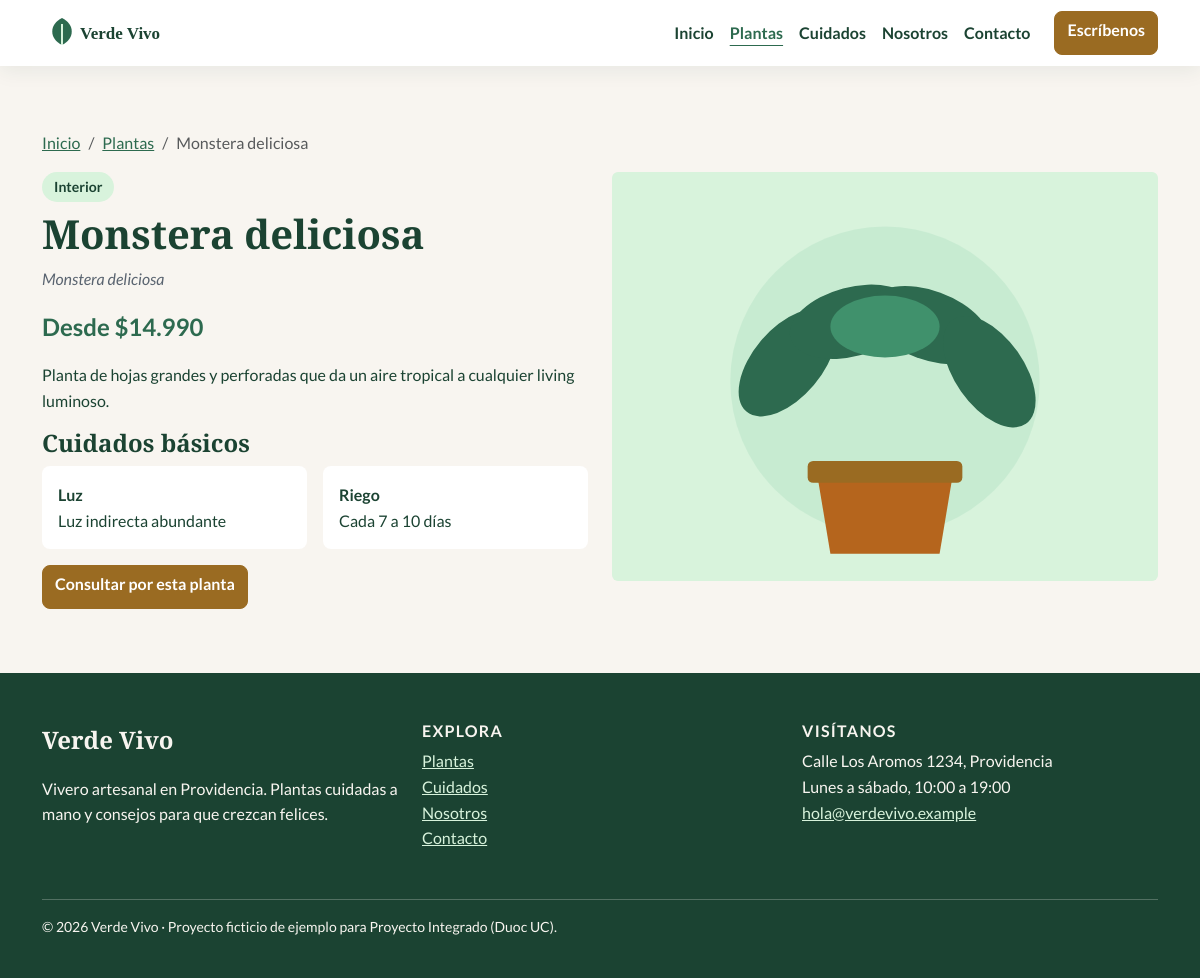
Screenshot of /planta.php?id=1 with the database file from the repository.
### tables this page shows
CREATE TABLE vv_plantas (
  p_id           INT AUTO_INCREMENT PRIMARY KEY,
  p_nombre       VARCHAR(120) NOT NULL,
  p_cientifico   VARCHAR(120) DEFAULT NULL,
  p_descripcion  TEXT NOT NULL,
  p_luz          VARCHAR(120) DEFAULT NULL,
  p_riego        VARCHAR(120) DEFAULT NULL,
  p_precio       INT UNSIGNED NOT NULL,
  p_imagen       VARCHAR(255) DEFAULT NULL,
  p_categoria_id INT DEFAULT NULL,
  p_destacada    TINYINT(1) NOT NULL DEFAULT 0,
  CONSTRAINT fk_planta_categoria FOREIGN KEY (p_categoria_id)
    REFERENCES vv_categorias (c_id) ON DELETE SET NULL
);

CREATE TABLE vv_categorias (
  c_id     INT AUTO_INCREMENT PRIMARY KEY,
  c_nombre VARCHAR(60) NOT NULL,
  c_slug   VARCHAR(60) NOT NULL UNIQUE
);

### class/db.php (called while the page is built, shortened)
<?php
class db {
    protected $connection;
    protected $query;
    public function __construct($dbhost = 'localhost', $dbuser = 'root', $dbpass = '', $dbname = '', $charset = 'utf8mb4') {
        $this->connection = @new mysqli($dbhost, $dbuser, $dbpass, $dbname);
        $this->connection->set_charset($charset);
    }
    public function query($query) {
        if ($this->query = $this->connection->prepare($query)) {
            if (func_num_args() > 1) {
                $x = func_get_args();
                $args = array_slice($x, 1);
                $types = '';
                $args_ref = array();
                foreach ($args as $k => &$arg) {
                    if (is_array($args[$k])) {
                        foreach ($args[$k] as $j => &$a) {
                            $types .= $this->_gettype($args[$k][$j]);
                            $args_ref[] = &$a;
                        }
                    } else {
                        $types .= $this->_gettype($args[$k]);
                        $args_ref[] = &$arg;
                    }
                }
                array_unshift($args_ref, $types);
                call_user_func_array(array($this->query, 'bind_param'), $args_ref);
            }
            $this->query->execute();
        } else {
            $this->error('No se puede preparar la declaración de MySQL (revisa tu sintaxis) - ' . $this->connection->error);
        }
        return $this;
    }
    public function fetchArray() {
        $params = array();
        $row = array();
        $meta = $this->query->result_metadata();
        while ($field = $meta->fetch_field()) {
            $params[] = &$row[$field->name];
        }
        call_user_func_array(array($this->query, 'bind_result'), $params);
        $result = array();
        while ($this->query->fetch()) {
            foreach ($row as $key => $val) {
                $result[$key] = $val;
            }
        }
        return $result;
    }
    private function _gettype($var) {
        if (is_int($var))    return 'i';
        return 'b';
    }
}

### class/helpers.php (called while the page is built)
<?php
function e($texto) {
    return htmlspecialchars((string)$texto, ENT_QUOTES, 'UTF-8');
}
function precio($valor) {
    return '$' . number_format((int)$valor, 0, ',', '.');
}

### planta.php (the view, shortened to what this page needs)
<?php
include_once 'class/db.php';
include_once 'class/helpers.php';
$id = isset($_GET['id']) ? (int)$_GET['id'] : 0;
$db = new db($dbhost, $dbuser, $dbpass, $dbname, 'utf8mb4');
$db->query('SELECT p.p_nombre, p.p_cientifico, p.p_descripcion, p.p_luz, p.p_riego, p.p_precio, p.p_imagen, c.c_nombre
            FROM vv_plantas p
            LEFT JOIN vv_categorias c ON p.p_categoria_id = c.c_id
            WHERE p.p_id = ?', $id);
$planta = $db->fetchArray();
include_once 'header.php';
?>
    <section class="seccion">
      <div class="container">
        <nav aria-label="Ruta de navegación">
          <ol class="breadcrumb">
            <li class="breadcrumb-item"><a href="index.php">Inicio</a></li>
            <li class="breadcrumb-item"><a href="plantas.php">Plantas</a></li>
            <li class="breadcrumb-item active" aria-current="page"><?= e($planta['p_nombre']) ?></li>
          </ol>
        </nav>
        <div class="row g-4 align-items-start">
          <div class="col-12 col-lg-6 order-lg-2">
            <img src="img/plantas/<?= e($planta['p_imagen'] ?: 'sin-imagen.svg') ?>" class="img-fluid rounded"
                 alt="Ilustración de <?= e(mb_strtolower($planta['p_nombre'])) ?> en maceta" width="600" height="450">
          </div>
          <div class="col-12 col-lg-6 order-lg-1">
            <p class="chip"><?= e($planta['c_nombre'] ?? 'Sin categoría') ?></p>
            <h1><?= e($planta['p_nombre']) ?></h1>
<?php if ($planta['p_cientifico']): ?>
            <p class="nombre-cientifico"><i><?= e($planta['p_cientifico']) ?></i></p>
<?php endif; ?>
            <p class="detalle-planta__precio">Desde <?= precio($planta['p_precio']) ?></p>
            <p><?= e($planta['p_descripcion']) ?></p>
            <h2 class="h4">Cuidados básicos</h2>
            <div class="row g-3 cuidados">
              <div class="col-6">
                <div class="cuidados__item"><p class="cuidados__dato">Luz</p><p><?= e($planta['p_luz'] ?: 'Consúltanos') ?></p></div>
              </div>
              <div class="col-6">
                <div class="cuidados__item"><p class="cuidados__dato">Riego</p><p><?= e($planta['p_riego'] ?: 'Consúltanos') ?></p></div>
              </div>
            </div>
            <a href="contacto.php" class="btn btn-accion mt-3">Consultar por esta planta</a>
          </div>
        </div>
      </div>
    </section>
<?php include_once 'footer.php'; ?>

### css/estilos.css (style rules this page uses)
:root { --color-texto: #1B4332; --color-texto-suave: #5A6470; --color-titulo: #1B4332; --color-enlace: #2D6A4F; --color-fondo: #F8F5F0; --color-superficie: #FFFFFF; --color-accion: #9A6B22; --color-accion-hover: #7F5819; --color-foco: #1B4332; }
body { font-family: "Lato", Arial, sans-serif; color: var(--color-texto); background-color: var(--color-fondo); line-height: 1.6; }
h1, h2, h3, .h1, .h2, .h3, .h4 { font-family: "Playfair Display", Georgia, serif; color: var(--color-titulo); font-weight: 700; }
h1, .h1 { font-size: 2rem; }
@media (min-width: 768px) { h1, .h1 { font-size: 2.5rem; } }
h2, .h2 { font-size: 1.625rem; }
@media (min-width: 768px) { h2, .h2 { font-size: 2rem; } }
a { color: var(--color-enlace); }
.btn-accion { background-color: var(--color-accion); border-color: var(--color-accion); color: #FFFFFF; font-weight: 700; border-radius: 8px; min-height: 44px; }
.seccion { padding: 2.5rem 0; }
@media (min-width: 992px) { .seccion { padding: 4rem 0; } }
.chip { display: inline-block; margin-bottom: 0.5rem; padding: 0.25rem 0.75rem; border-radius: 999px; background-color: #D8F3DC; color: #1B4332; font-size: 0.875rem; font-weight: 700; }
.detalle-planta__precio { font-size: 1.5rem; font-weight: 700; color: #2D6A4F; }
.nombre-cientifico { color: var(--color-texto-suave); }
.cuidados__item { height: 100%; padding: 1rem; border-radius: 8px; background-color: var(--color-superficie); }
.cuidados__item p { margin-bottom: 0; }
.cuidados__dato { font-weight: 700; }

### rows the page displays
vv_plantas: p_nombre "Monstera deliciosa", p_imagen (picture), p_categoria.c_nombre "Interior", p_cientifico "Monstera deliciosa", p_precio "$14.990", p_descripcion "Planta de hojas grandes y perforadas que da un aire tropical a cualquier living luminoso.", p_luz "Luz indirecta abundante", p_riego "Cada 7 a 10 días"

### other values shown
$texto "Inicio"
$texto "Plantas"
$texto "Cuidados"
$texto "Nosotros"
$texto "Contacto"
